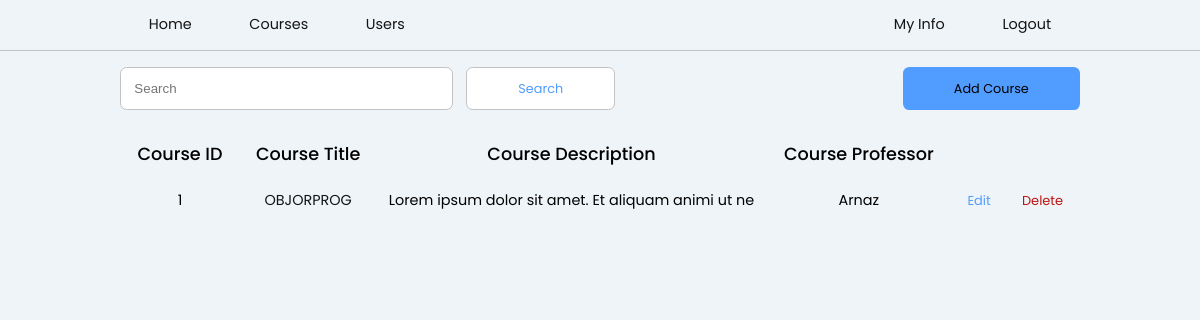
The page /course/ (signed in) on the database its author committed.
### courses/models.py (models this page shows, shortened)
class Course(models.Model):
    title = models.CharField(max_length=50, default="")
    description = models.TextField(max_length=200, default="")
    creator = models.ForeignKey(
        User, on_delete=models.CASCADE, blank=True, related_name='course_creator')
    key = models.CharField(max_length=100, default="", unique=True)
    lessons = models.ManyToManyField(Lesson)
    students = models.ManyToManyField(User, related_name='course_students')
    feedbacks = models.ManyToManyField(Feedback)
    schedule = models.CharField(max_length=20, default="")
    class Meta:
        db_table = "courses"

### accounts/models.py (models this page shows, shortened)
class User(AbstractBaseUser):
    email = models.EmailField(max_length=255, unique=True)
    first_name = models.CharField(max_length=100)
    last_name = models.CharField(max_length=100)
    active = models.BooleanField(default=True)  # able to login
    staff = models.BooleanField(default=False)
    admin = models.BooleanField(default=False)
    timestamp = models.DateTimeField(auto_now_add=True)
    student = models.BooleanField(default=False)
    professor = models.BooleanField(default=False)
    loginTime = models.DateTimeField(blank=True, null=True)
    logoutTime = models.DateTimeField(blank=True, null=True)
    totalDays = models.IntegerField(blank=True, null=True)
    courses = models.ManyToManyField(
        'courses.Course', related_name='course_title')
    USERNAME_FIELD = 'email'  # username
    REQUIRED_FIELDS = []  # what fields are ask when running python manage.py createsuperuser
    objects = UserManager()
    @property
    def is_student(self):
        return self.student
    @property
    def is_admin(self):
        return self.admin
    @property
    def is_active(self):
        return self.active

### courses/views.py (the view)
# urls.py: path('course/', courses, name="coursepage"),
def courses(request):
    user = User.objects.get(id=request.user.id)
    if not request.user.is_authenticated:
        return redirect('loginpage')
    if user.is_student:
        return render(request, "courses/student-courses.html", {
            'courses': user.courses.values(),
        })
    if request.GET.get('search'):
        search = request.GET.get('search')
        courses = Course.objects.filter(title__contains=search)
        return render(request, "courses/courses.html", {'courses': courses})
    if request.user.is_admin:
        courses = Course.objects.all()
        return render(request, "courses/courses.html", {'courses': courses})
    if user.is_professor:
        courses = Course.objects.filter(creator=user.id)
        return render(request, "courses/courses.html", {"courses": courses})

### templates/courses/courses.html (shortened to what this page needs)
{% load static %}
<html lang="en">
    <head>
        <link rel="stylesheet" type="text/css" href="{% static 'css/main.css' %}">
    </head>
    <body>
    {% include 'navbar.html' %}
    <div class="container">
        <div class="flex flex-row justify-between" style="margin: 1em 0;">
            <div class="flex">
                <form class="flex" action="" method="GET">
                    <input
                        type="text"
                        style="width:25em;"
                        class="form-control"
                        placeholder="Search"
                        name="search"
                    />
                    <button style="margin: 0 0 0 1em;" class="search" type="submit">Search</button>
                </form>
            </div>
            <a href="{% url 'addcoursepage' %}">
                <button style="height: 100%;">
                    Add Course
                </button>
            </a>
        </div>
        {% if request.user.is_admin %}
        <table>
            <thead>
            <tr>
                <th>Course ID</th>
                <th>Course Title</th>
                <th>Course Description</th>
                <th>Course Professor</th>
            </tr>
            </thead>
            <tbody>
            {% for course in courses %}
                <tr>
                    <td data-label="ID">{{ course.id }}</td>
                    <td data-label="Title"><a class="course-link" href="{% url 'detailed' course.id %}">{{ course.title }}</a></td>
                    <td data-label="Description">{{ course.description }}</td>
                    <td data-label="Section">{{ course.creator.first_name }}</td>
                    {% if request.user.is_admin %}
                    <td>
                        <button
                            class="edit"
                            onclick="location.href='{% url 'editcoursepage' course.id %}'"
                        >
                            Edit
                        </button>
                    </td>
                    <td>
                        <button
                            class="delete"
                            onclick="location.href='{% url 'deletecourse' course.id %}'"
                        >
                            Delete
                        </button>
                    </td>
                    {% endif %}
                </tr>
            {% endfor %}
            </tbody>
        </table>
        {% endif %}
    </div>
    </body>
</html>

### static_my_project/css/main.css (style rules this page uses)
* { margin: 0; padding: 0; box-sizing: border-box; }
:root { --primary-color: rgb(80, 156, 255); --primary-accent-color: rgb(42, 119, 226); --delete-color: rgb(189, 19, 19); --delete-accent-color: rgb(142, 14, 14); --form-control-border: rgb(194, 194, 194); --form-control-border-accent: rgb(106, 106, 106); --box-shadow: rgb(212, 212, 212); --black: rgb(20, 20, 20); --table-alternate-row: rgba(217, 217, 217, 0.708); }
html, body { margin: 0px; background-color: #eff4f8; font-family: 'Poppins'; }
a { text-decoration: none; color: var(--black); }
button { padding: 0.7em 4em; font-family: 'Poppins'; font-size: 0.8em; background-color: var(--primary-color); border: none; border-radius: 0.5em; cursor: pointer; transition: 0.2s cubic-bezier(0.075, 0.82, 0.165, 1); }
.flex { display: flex; }
.flex-row { flex-direction: row; }
.justify-between { justify-content: space-between; }
input, .form-control { width: 100%; padding: 1em; border: 0.5px solid var(--form-control-border); border-radius: 0.5em; }
.container { width: min(80%, 75em); margin: 0 auto; }

### templates/courses/courses.html (style rules this page uses)
table { width: 100%; }
thead > tr > th { font-weight: 500; font-size: 1.1em; padding: 0.7em; }
td { text-align: center; font-size: 0.9em; }
.edit { background-color: transparent; color: var(--primary-color); font-size: 0.9em; padding: 0.75em 1em; }
.delete { background-color: transparent; color: var(--delete-color); font-size: 0.9em; padding: 0.75em 1em; }
.search { border: 0.5px solid var(--form-control-border); background-color: white; color: var(--primary-color); }

### rows shown on the page
Course: id "1", title "OBJORPROG", description "Lorem ipsum dolor sit amet. Et aliquam animi ut ne", creator.first_name "Arnaz"
